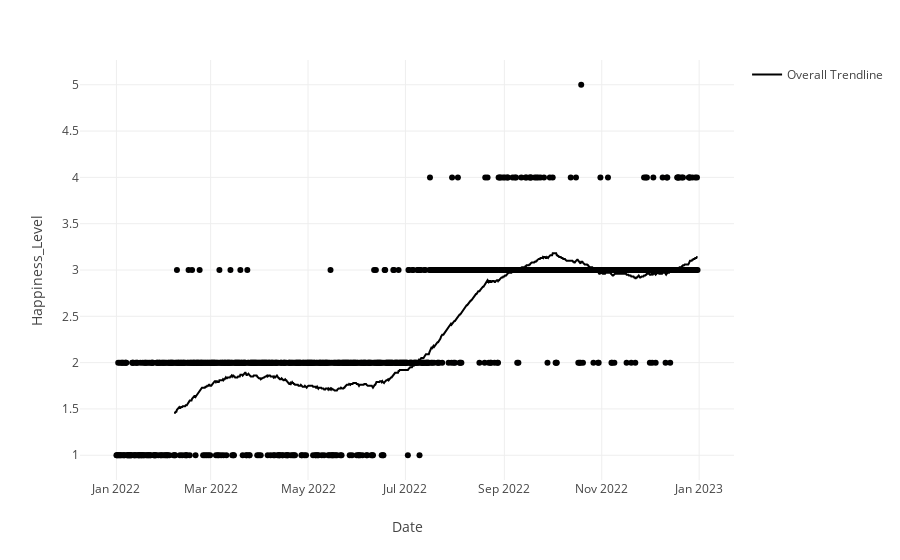

Here is the notebook cell this chart was saved with:
### Code cell
# Plots
# Time Series der Happiness über die Zeit
import plotly.express as px
import plotly.figure_factory as ff

fig = px.scatter(data, x='Date', y='Happiness_Level',
                 trendline="rolling", trendline_options=dict(window=100),
                 trendline_color_override='black',
                 trendline_scope='overall')

fig.show()

### Figure 1 — Plotly figure (JSON) as saved in the notebook; plotly's stock layout.template omitted (floating-point values rounded to 4 significant figures; data arrays with more than 128 entries replaced by an {"elided": "..."} marker saying what was removed)
{"data": [{"hovertemplate": "Date=%{x}<br>Happiness_Level=%{y}<extra></extra>", "legendgroup": "", "marker": {"color": "#000001", "symbol": "circle"}, "mode": "markers", "name": "", "orientation": "v", "showlegend": false, "type": "scatter", "x": {"elided": "1000 str values"}, "xaxis": "x", "y": {"elided": "1000 int values"}, "yaxis": "y"}, {"hovertemplate": "<b>Rolling mean trendline</b><br><br>Date=%{x}<br>Happiness_Level=%{y} <b>(trend)</b><extra></extra>", "legendgroup": "Overall Trendline", "line": {"color": "black"}, "mode": "lines", "name": "Overall Trendline", "showlegend": true, "type": "scatter", "x": {"elided": "1000 str values"}, "xaxis": "x", "y": {"elided": "1000 float values"}, "yaxis": "y"}], "layout": {"legend": {"tracegroupgap": 0}, "margin": {"t": 60}, "xaxis": {"anchor": "y", "domain": [0, 1], "title": {"text": "Date"}}, "yaxis": {"anchor": "x", "domain": [0, 1], "title": {"text": "Happiness_Level"}}}}
